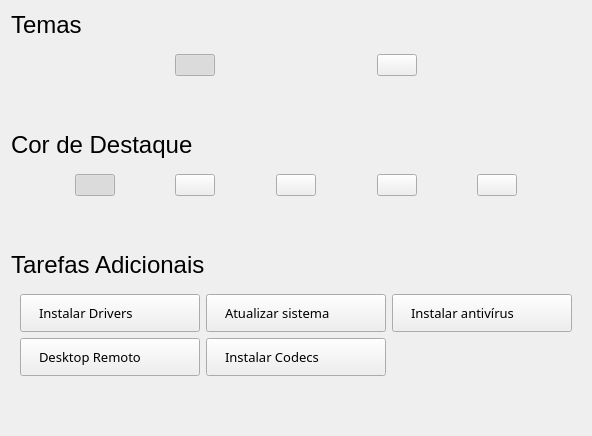
      <widget class="QWidget" name="page">
       <layout class="QVBoxLayout" name="verticalLayout_3">
        <item>
         <layout class="QVBoxLayout" name="verticalLayout_2">
          <item>
           <layout class="QHBoxLayout" name="horizontalLayout_2">
            <item>
             <widget class="QLabel" name="label_3">
              <property name="font">
               <font>
                <family>Ubuntu</family>
                <pointsize>18</pointsize>
               </font>
              </property>
              <property name="text">
               <string>Temas</string>
              </property>
             </widget>
            </item>
            <item>
             <spacer name="horizontalSpacer_2">
              <property name="orientation">
               <enum>Qt::Horizontal</enum>
              </property>
              <property name="sizeHint" stdset="0">
               <size>
                <width>40</width>
                <height>20</height>
               </size>
              </property>
             </spacer>
            </item>
           </layout>
          </item>
          <item>
           <widget class="QWidget" name="widget" native="true">
            <layout class="QHBoxLayout" name="horizontalLayout_3">
             <item>
              <spacer name="horizontalSpacer_3">
               <property name="orientation">
                <enum>Qt::Horizontal</enum>
               </property>
               <property name="sizeHint" stdset="0">
                <size>
                 <width>40</width>
                 <height>20</height>
                </size>
               </property>
              </spacer>
             </item>
             <item>
              <widget class="QPushButton" name="BreezeLight">
               <property name="icon">
                <iconset resource="ImgsResources.qrc">
                 <normaloff>:/Imgs/DesktopThemesColors/Imgs/DesktopThemesColors/DesktopLight-1.png</normaloff>:/Imgs/DesktopThemesColors/Imgs/DesktopThemesColors/DesktopLight-1.png</iconset>
               </property>
               <property name="iconSize">
                <size>
                 <width>280</width>
                 <height>150</height>
                </size>
               </property>
               <property name="checkable">
                <bool>true</bool>
               </property>
               <property name="checked">
                <bool>true</bool>
               </property>
               <property name="autoExclusive">
                <bool>true</bool>
               </property>
               <property name="flat">
                <bool>false</bool>
               </property>
              </widget>
             </item>
             <item>
              <spacer name="horizontalSpacer_5">
               <property name="orientation">
                <enum>Qt::Horizontal</enum>
               </property>
               <property name="sizeHint" stdset="0">
                <size>
                 <width>40</width>
                 <height>20</height>
                </size>
               </property>
              </spacer>
             </item>
             <item>
              <widget class="QPushButton" name="BreezeDark">
               <property name="icon">
                <iconset resource="ImgsResources.qrc">
                 <normaloff>:/Imgs/DesktopThemesColors/Imgs/DesktopThemesColors/DesktopDark-1.png</normaloff>:/Imgs/DesktopThemesColors/Imgs/DesktopThemesColors/DesktopDark-1.png</iconset>
               </property>
               <property name="iconSize">
                <size>
                 <width>280</width>
                 <height>150</height>
                </size>
               </property>
               <property name="checkable">
                <bool>true</bool>
               </property>
               <property name="autoExclusive">
                <bool>true</bool>
               </property>
               <property name="flat">
                <bool>false</bool>
               </property>
              </widget>
             </item>
             <item>
              <spacer name="horizontalSpacer_4">
               <property name="orientation">
                <enum>Qt::Horizontal</enum>
               </property>
               <property name="sizeHint" stdset="0">
                <size>
                 <width>40</width>
                 <height>20</height>
                </size>
               </property>
              </spacer>
             </item>
            </layout>
           </widget>
          </item>
          <item>
           <spacer name="verticalSpacer_13">
            <property name="orientation">
             <enum>Qt::Vertical</enum>
            </property>
            <property name="sizeType">
             <enum>QSizePolicy::Fixed</enum>
            </property>
            <property name="sizeHint" stdset="0">
             <size>
              <width>20</width>
              <height>40</height>
             </size>
            </property>
           </spacer>
          </item>
          <item>
           <layout class="QHBoxLayout" name="horizontalLayout_4">
            <item>
             <widget class="QLabel" name="label_2">
              <property name="font">
               <font>
                <family>Ubuntu</family>
                <pointsize>18</pointsize>
               </font>
              </property>
              <property name="text">
               <string>Cor de Destaque</string>
              </property>
             </widget>
            </item>
            <item>
             <spacer name="horizontalSpacer_7">
              <property name="orientation">
               <enum>Qt::Horizontal</enum>
              </property>
              <property name="sizeHint" stdset="0">
               <size>
                <width>40</width>
                <height>20</height>
               </size>
              </property>
             </spacer>
            </item>
           </layout>
          </item>
          <item>
           <widget class="QWidget" name="colorContainer" native="true">
            <layout class="QHBoxLayout" name="horizontalLayout_5">
             <item>
              <spacer name="horizontalSpacer">
               <property name="orientation">
                <enum>Qt::Horizontal</enum>
               </property>
               <property name="sizeHint" stdset="0">
                <size>
                 <width>40</width>
                 <height>20</height>
                </size>
               </property>
              </spacer>
             </item>
             <item>
              <widget class="QPushButton" name="color_1">
               <property name="icon">
                <iconset resource="ImgsResources.qrc">
                 <normaloff>:/Imgs/IconesThemeColors/Imgs/IconsThemeColors/folder.png</normaloff>:/Imgs/IconesThemeColors/Imgs/IconsThemeColors/folder.png</iconset>
               </property>
               <property name="iconSize">
                <size>
                 <width>50</width>
                 <height>50</height>
                </size>
               </property>
               <property name="checkable">
                <bool>true</bool>
               </property>
               <property name="checked">
                <bool>true</bool>
               </property>
               <property name="autoExclusive">
                <bool>true</bool>
               </property>
               <property name="flat">
                <bool>false</bool>
               </property>
               <property name="hexadecimal" stdset="0">
                <string>#f69310</string>
               </property>
               <property name="name" stdset="0">
                <string>Orange</string>
               </property>
               <property name="decimal" stdset="0">
                <string>246,147,16</string>
               </property>
              </widget>
             </item>
             <item>
              <spacer name="horizontalSpacer_47">
               <property name="orientation">
                <enum>Qt::Horizontal</enum>
               </property>
               <property name="sizeHint" stdset="0">
                <size>
                 <width>40</width>
                 <height>20</height>
                </size>
               </property>
              </spacer>
             </item>
             <item>
              <widget class="QPushButton" name="color_2">
               <property name="text">
                <string/>
               </property>
               <property name="icon">
                <iconset resource="ImgsResources.qrc">
                 <normaloff>:/Imgs/IconesThemeColors/Imgs/IconsThemeColors/folder-documents.png</normaloff>:/Imgs/IconesThemeColors/Imgs/IconsThemeColors/folder-documents.png</iconset>
               </property>
               <property name="iconSize">
                <size>
                 <width>50</width>
                 <height>50</height>
                </size>
               </property>
               <property name="checkable">
                <bool>true</bool>
               </property>
               <property name="autoExclusive">
                <bool>true</bool>
               </property>
               <property name="flat">
                <bool>false</bool>
               </property>
               <property name="hexadecimal" stdset="0">
                <string>#aa4000</string>
               </property>
               <property name="name" stdset="0">
                <string>Brown</string>
               </property>
               <property name="decimal" stdset="0">
                <string>170,64,0</string>
               </property>
              </widget>
             </item>
             <item>
              <spacer name="horizontalSpacer_48">
               <property name="orientation">
                <enum>Qt::Horizontal</enum>
               </property>
               <property name="sizeHint" stdset="0">
                <size>
                 <width>40</width>
                 <height>20</height>
                </size>
               </property>
              </spacer>
             </item>
             <item>
              <widget class="QPushButton" name="color_3">
               <property name="icon">
                <iconset resource="ImgsResources.qrc">
                 <normaloff>:/Imgs/IconesThemeColors/Imgs/IconsThemeColors/folder-cyan.png</normaloff>:/Imgs/IconesThemeColors/Imgs/IconsThemeColors/folder-cyan.png</iconset>
               </property>
               <property name="iconSize">
                <size>
                 <width>50</width>
                 <height>50</height>
                </size>
               </property>
               <property name="checkable">
                <bool>true</bool>
               </property>
               <property name="autoExclusive">
                <bool>true</bool>
               </property>
               <property name="flat">
                <bool>false</bool>
               </property>
               <property name="hexadecimal" stdset="0">
                <string>#00828c</string>
               </property>
               <property name="name" stdset="0">
                <string>Cyan</string>
               </property>
               <property name="decimal" stdset="0">
                <string>0,130,140</string>
               </property>
              </widget>
             </item>
             <item>
              <spacer name="horizontalSpacer_50">
               <property name="orientation">
                <enum>Qt::Horizontal</enum>
               </property>
               <property name="sizeHint" stdset="0">
                <size>
                 <width>40</width>
                 <height>20</height>
                </size>
               </property>
              </spacer>
             </item>
             <item>
              <widget class="QPushButton" name="color_4">
               <property name="icon">
                <iconset resource="ImgsResources.qrc">
                 <normaloff>:/Imgs/IconesThemeColors/Imgs/IconsThemeColors/folder-bookmarks.png</normaloff>:/Imgs/IconesThemeColors/Imgs/IconsThemeColors/folder-bookmarks.png</iconset>
               </property>
               <property name="iconSize">
                <size>
                 <width>50</width>
                 <height>50</height>
                </size>
               </property>
               <property name="checkable">
                <bool>true</bool>
               </property>
               <property name="autoExclusive">
                <bool>true</bool>
               </property>
               <property name="flat">
                <bool>false</bool>
               </property>
               <property name="hexadecimal" stdset="0">
                <string>#6a58ff</string>
               </property>
               <property name="name" stdset="0">
                <string>Lavanda</string>
               </property>
               <property name="decimal" stdset="0">
                <string>106,88,255</string>
               </property>
              </widget>
             </item>
             <item>
              <spacer name="horizontalSpacer_45">
               <property name="orientation">
                <enum>Qt::Horizontal</enum>
               </property>
               <property name="sizeHint" stdset="0">
                <size>
                 <width>40</width>
                 <height>20</height>
                </size>
               </property>
              </spacer>
             </item>
             <item>
              <widget class="QPushButton" name="color_5">
               <property name="icon">
                <iconset resource="ImgsResources.qrc">
                 <normaloff>:/Imgs/IconesThemeColors/Imgs/IconsThemeColors/folder-blue.png</normaloff>:/Imgs/IconesThemeColors/Imgs/IconsThemeColors/folder-blue.png</iconset>
               </property>
               <property name="iconSize">
                <size>
                 <width>50</width>
                 <height>50</height>
                </size>
               </property>
               <property name="checkable">
                <bool>true</bool>
               </property>
               <property name="autoExclusive">
                <bool>true</bool>
               </property>
               <property name="flat">
                <bool>false</bool>
               </property>
               <property name="hexadecimal" stdset="0">
                <string>#00557f</string>
               </property>
               <property name="name" stdset="0">
                <string>Blue</string>
               </property>
               <property name="decimal" stdset="0">
                <string>0,85,127</string>
               </property>
              </widget>
             </item>
             <item>
              <spacer name="horizontalSpacer_22">
               <property name="orientation">
                <enum>Qt::Horizontal</enum>
               </property>
               <property name="sizeHint" stdset="0">
                <size>
                 <width>40</width>
                 <height>20</height>
                </size>
               </property>
              </spacer>
             </item>
            </layout>
           </widget>
          </item>
          <item>
           <spacer name="verticalSpacer_15">
            <property name="orientation">
             <enum>Qt::Vertical</enum>
            </property>
            <property name="sizeType">
             <enum>QSizePolicy::Fixed</enum>
            </property>
            <property name="sizeHint" stdset="0">
             <size>
              <width>20</width>
              <height>40</height>
             </size>
            </property>
           </spacer>
          </item>
          <item>
           <layout class="QHBoxLayout" name="horizontalLayout_6">
            <item>
             <widget class="QLabel" name="label_4">
              <property name="font">
               <font>
                <family>Ubuntu</family>
                <pointsize>18</pointsize>
                <italic>false</italic>
               </font>
              </property>
              <property name="text">
               <string>Tarefas Adicionais</string>
              </property>
             </widget>
            </item>
            <item>
             <spacer name="horizontalSpacer_9">
              <property name="orientation">
               <enum>Qt::Horizontal</enum>
              </property>
              <property name="sizeHint" stdset="0">
               <size>
                <width>40</width>
                <height>20</height>
               </size>
              </property>
             </spacer>
            </item>
           </layout>
          </item>
          <item>
           <widget class="QWidget" name="taskContainer" native="true">
            <property name="styleSheet">
             <string notr="true">QPushButton {
  padding: 9;
  padding-left: 18;
  text-align: left;
}</string>
            </property>
            <layout class="QGridLayout" name="gridLayout">
             <item row="0" column="0">
              <widget class="QPushButton" name="taskDrivers">
               <property name="minimumSize">
                <size>
                 <width>180</width>
                 <height>0</height>
                </size>
               </property>
               <property name="maximumSize">
                <size>
                 <width>180</width>
                 <height>16777215</height>
                </size>
               </property>
               <property name="font">
                <font>
                 <family>Noto Sans</family>
                 <pointsize>10</pointsize>
                </font>
               </property>
               <property name="text">
                <string>Instalar Drivers</string>
               </property>
               <property name="arguments" stdset="0">
                <stringlist>
                 <string>software-properties-qt</string>
                 <string>--open-tab=4</string>
                </stringlist>
               </property>
               <property name="executable" stdset="0">
                <string>pkexec</string>
               </property>
              </widget>
             </item>
             <item row="0" column="1">
              <widget class="QPushButton" name="taskRemina_4">
               <property name="minimumSize">
                <size>
                 <width>180</width>
                 <height>0</height>
                </size>
               </property>
               <property name="maximumSize">
                <size>
                 <width>180</width>
                 <height>16777215</height>
                </size>
               </property>
               <property name="font">
                <font>
                 <family>Noto Sans</family>
                 <pointsize>10</pointsize>
                </font>
               </property>
               <property name="text">
                <string>Atualizar sistema</string>
               </property>
               <property name="executable" stdset="0">
                <string>plasma-discover</string>
               </property>
               <property name="arguments" stdset="0">
                <stringlist>
                 <string>qapt-batch</string>
                 <string>--install</string>
                 <string>$(apt list --upgradable | tail -n+2 | cut -d/ -f1 | xargs)</string>
                </stringlist>
               </property>
              </widget>
             </item>
             <item row="0" column="2" colspan="2">
              <widget class="QPushButton" name="taskRemina_2">
               <property name="minimumSize">
                <size>
                 <width>180</width>
                 <height>0</height>
                </size>
               </property>
               <property name="maximumSize">
                <size>
                 <width>180</width>
                 <height>16777215</height>
                </size>
               </property>
               <property name="font">
                <font>
                 <family>Noto Sans</family>
                 <pointsize>10</pointsize>
                </font>
               </property>
               <property name="text">
                <string>Instalar antivírus</string>
               </property>
               <property name="executable" stdset="0">
                <string>pkexec</string>
               </property>
               <property name="arguments" stdset="0">
                <stringlist>
                 <string>qapt-batch</string>
                 <string>--install</string>
                 <string>clamtk</string>
                </stringlist>
               </property>
              </widget>
             </item>
             <item row="1" column="0">
              <widget class="QPushButton" name="taskRemina">
               <property name="minimumSize">
                <size>
                 <width>180</width>
                 <height>0</height>
                </size>
               </property>
               <property name="maximumSize">
                <size>
                 <width>180</width>
                 <height>16777215</height>
                </size>
               </property>
               <property name="font">
                <font>
                 <family>Noto Sans</family>
                 <pointsize>10</pointsize>
                </font>
               </property>
               <property name="text">
                <string>Desktop Remoto</string>
               </property>
               <property name="executable" stdset="0">
                <string>pkexec</string>
               </property>
               <property name="arguments" stdset="0">
                <stringlist>
                 <string>qapt-batch</string>
                 <string>--install</string>
                 <string>remmina</string>
                </stringlist>
               </property>
              </widget>
             </item>
             <item row="1" column="1" colspan="2">
              <widget class="QPushButton" name="taskRemina_3">
               <property name="minimumSize">
                <size>
                 <width>180</width>
                 <height>0</height>
                </size>
               </property>
               <property name="maximumSize">
                <size>
                 <width>180</width>
                 <height>16777215</height>
                </size>
               </property>
               <property name="font">
                <font>
                 <family>Noto Sans</family>
                 <pointsize>10</pointsize>
                </font>
               </property>
               <property name="text">
                <string>Instalar Codecs</string>
               </property>
               <property name="executable" stdset="0">
                <string>pkexec</string>
               </property>
               <property name="arguments" stdset="0">
                <stringlist>
                 <string>wrapper-codecs.sh</string>
                </stringlist>
               </property>
              </widget>
             </item>
            </layout>
           </widget>
          </item>
         </layout>
        </item>
        <item>
         <spacer name="verticalSpacer_17">
          <property name="orientation">
           <enum>Qt::Vertical</enum>
          </property>
          <property name="sizeHint" stdset="0">
           <size>
            <width>20</width>
            <height>40</height>
           </size>
          </property>
         </spacer>
        </item>
       </layout>
      </widget>
